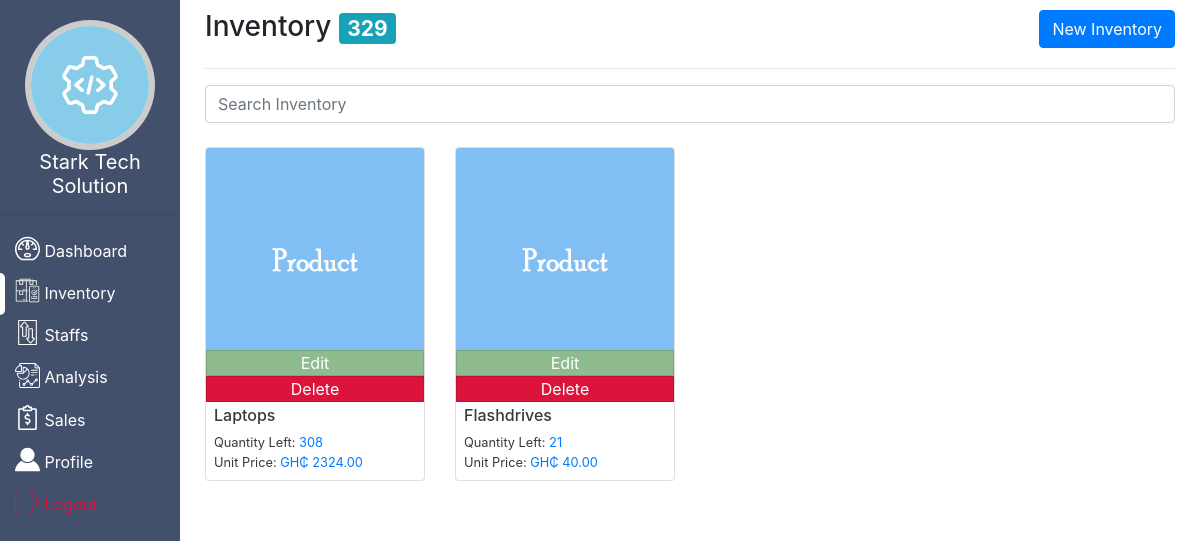
The page /inventory/ (signed in) on the database as committed earlier.
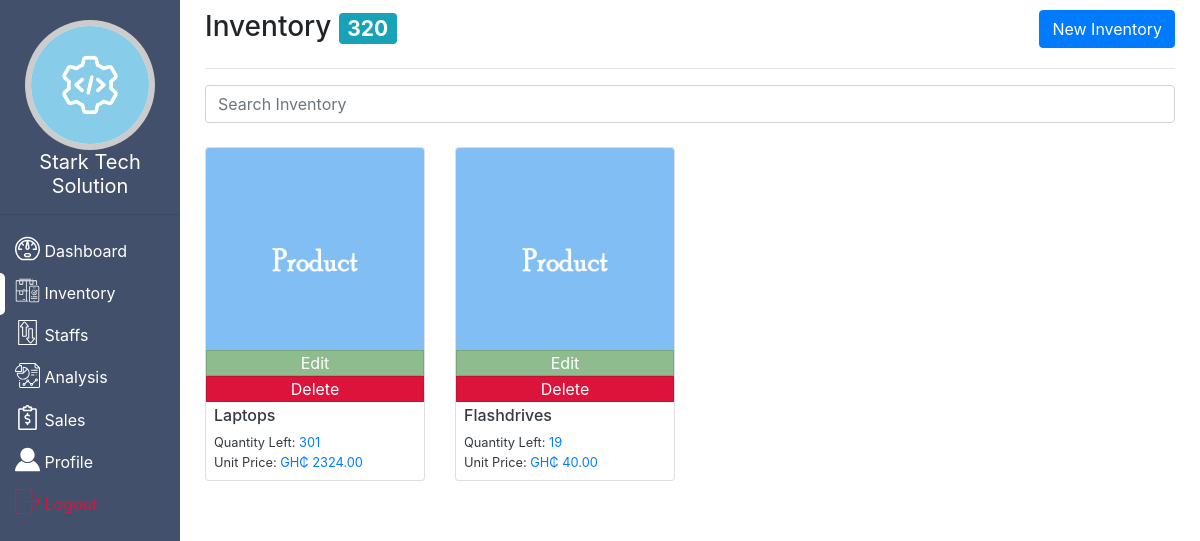
The same page on the database as committed later.
### app/models.py (models this page shows, shortened)
class Product(models.Model):
    company = models.ForeignKey(CompanyDetails,on_delete = models.CASCADE)
    name = models.CharField(max_length = 200)
    unit_price = models.DecimalField(decimal_places = 2, max_digits = 65,default = 0.00)
    quantity = models.PositiveIntegerField(default = 1)
    image = models.ImageField(upload_to = f"product_images",default = 'product_logo.png')

### app/views.py (the view)
# urls.py: path('inventory/',app_views.InventoryView.as_view(),name = 'inventory'),
class InventoryView(LoginRequiredMixin,generic.ListView):
    model = Product
    template_name = 'app/inventory.html'
    def get_context_data(self,*args,**kwargs):
        context = super().get_context_data(*args,**kwargs)
        total_inventory = sum([p.quantity for p in self.request.user.companydetails.product_set.all()])
        context['total_inventory'] = total_inventory
        context['products'] = Product.objects.filter(company = self.request.user.companydetails)
        return context

### app/templates/app/inventory.html (shortened to what this page needs)
{% extends 'app/base.html' %}
{% load static %}
{% block content %}
    <div class="container-fluid">
        <div class="d-flex justify-content-between">
            <h3>Inventory <span class="badge badge-info">{{total_inventory}}</span></h3>
            <div>
                 <a id="new-inventory-create-url" href="{% url 'app:inventory_create' %}" class = 'btn btn-primary'> New Inventory</a>
            </div>
        </div><hr>
        <div class="form-group">
            <input type="search" id="search-inventory" placeholder="Search Inventory" class="form-control">
        </div>
        {% if products %}
            <div id="products" class="row">
                {% for product in products %}
                    <div class="col-6 col-sm-6 col-md-4 col-xl-3 mt-2">
                        <div class="card h-100">
                        <div class = 'options'>
                            <a href="{% url 'app:inventory_edit' product.pk %}">Edit</a>
                            <span id="{{product.id}}" class="delete-product">Delete</span>
                        </div>
                            <a href="{% url 'app:inventory_detail' product.pk %}">
                                <img src="{{ product.image.url }}" height="250px" class="card-img-top" alt="">
                                <div class="card-body p-2">
                                    <h6 class="text-dark" style="text-overflow: ellipsis;width: 100%;white-space: nowrap;overflow: hidden;">{{ product.name }}</h6>
                                    <p class="text-dark small m-auto">
                                    Quantity Left:
                                        <span class = 'text-primary'>{{ product.quantity }}</span>
                                    </p>
                                    <p class="text-dark small m-auto">
                                    Unit Price:
                                        <span class = 'text-primary'>GH&#8373; {{ product.unit_price }}</span>
                                    </p>
                                </div>
                            </a>
                        </div>
                    </div>
                {% endfor %}
            </div>
        {% else %}
            <div id="no-products">
                <h3 class="text-muted text-center">You haven't added any product.</h3>
                <a href="{% url 'app:inventory_create' %}" style="width: 300px;margin: 20px auto;display: block;" class="btn btn-primary">New Product</a>
            </div>
        {% endif %}
    </div>
{% endblock %}

Rows that differ between the two databases and show on the page:
changed Product "Laptops": quantity "308" → "301"
changed Product "Flashdrives": quantity "21" → "19"
Other text that changed with them:
{{ total_inventory }}: "329" → "320"
